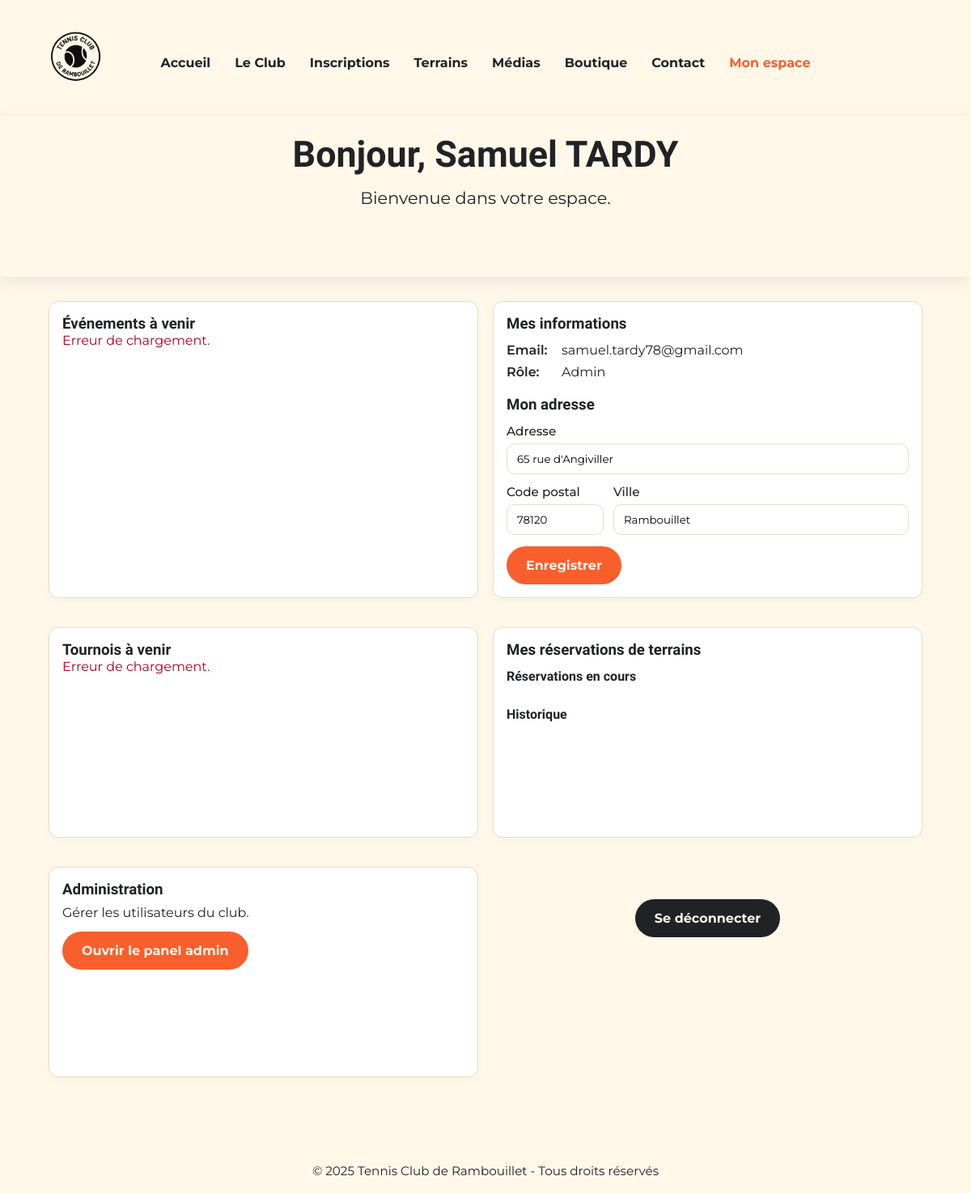
The page /php/dashboard.php (signed in) on the database its author committed.
### tables this page shows
CREATE TABLE `user_profiles` (
  `user_id` int(11) NOT NULL,
  `address_line` varchar(255) DEFAULT NULL,
  `zip` varchar(10) DEFAULT NULL,
  `city` varchar(128) DEFAULT NULL
);

### php/config.php (called while the page is built, shortened)
<?php
function current_user(){ start_session(); return $_SESSION['user'] ?? null; }
?>

### php/dashboard.php (the view, shortened to what this page needs)
<?php
require __DIR__.'/config.php';
$u = current_user();
try{
  $pdo = db();
  $pdo->exec("CREATE TABLE IF NOT EXISTS user_profiles (
    user_id INT PRIMARY KEY,
    address_line VARCHAR(255),
    zip VARCHAR(10),
    city VARCHAR(128),
    CONSTRAINT fk_user_profiles_user FOREIGN KEY (user_id) REFERENCES users(id) ON DELETE CASCADE
  ) ENGINE=InnoDB DEFAULT CHARSET=utf8mb4");
  $profile = ['address_line'=>'','zip'=>'','city'=>''];
  $st = $pdo->prepare('SELECT address_line, zip, city FROM user_profiles WHERE user_id=? LIMIT 1');
  $st->execute([intval($u['id'])]);
  $row = $st->fetch();
  if($row){ $profile = $row; }
}catch(Throwable $e){  }
?>
<!DOCTYPE html>
<html lang="fr"><head>
  <link rel="stylesheet" href="/tennis-club-rambouillet/css/style.css">
  <link rel="stylesheet" href="/tennis-club-rambouillet/css/dashboard.css">
  <link rel="stylesheet" href="/tennis-club-rambouillet/css/admin.css">
</head><body>
  <header><div class="container header-flex">
    <a href="/tennis-club-rambouillet/index.html"><img src="/tennis-club-rambouillet/img/logo.png" alt="Logo" class="logo"></a>
    <nav><ul>
      <li><a href="/tennis-club-rambouillet/index.html">Accueil</a></li>
      <li><a href="/tennis-club-rambouillet/le-club.html">Le Club</a></li>
      <li><a href="/tennis-club-rambouillet/inscriptions.html">Inscriptions</a></li>
      <li><a href="/tennis-club-rambouillet/terrains.php">Terrains</a></li>
      <li><a href="/tennis-club-rambouillet/php/medias.php">Médias</a></li>
      <li><a href="/tennis-club-rambouillet/boutique.html">Boutique</a></li>
      <li><a href="/tennis-club-rambouillet/contact.html">Contact</a></li>
      <li><a href="/tennis-club-rambouillet/php/dashboard.php" class="active">Mon espace</a></li>
    </ul></nav>
  </div></header>
  <section class="hero"><div class="container"><h1>Bonjour, <?php echo htmlspecialchars($u['full_name']); ?></h1><p>Bienvenue dans votre espace.</p></div></section>
  <main class="dash"><div class="container grid">
    <section class="card">
      <h3>Événements à venir</h3>
      <div id="events-container" style="max-height: 500px; overflow-y: auto;">
      </div>
    </section>
    <section class="card"><h3>Mes informations</h3>
      <div class="info-item"><span class="info-label">Email:</span><span><?php echo htmlspecialchars($u['email']); ?></span></div>
      <div class="info-item"><span class="info-label">Rôle:</span><span><?php echo htmlspecialchars($u['role']); ?></span></div>
      <div style="margin-top:20px">
        <h4 style="margin-bottom:12px">Mon adresse</h4>
        <form method="post" autocomplete="off">
          <div class="form-field" style="margin-bottom:12px">
            <label>Adresse</label>
            <input type="text" name="address_line" value="<?php echo htmlspecialchars($profile['address_line'] ?? ''); ?>" placeholder="N°, Rue" required>
          </div>
          <div style="display:grid;grid-template-columns:120px 1fr;gap:12px">
            <div class="form-field" style="min-width:0">
              <label>Code postal</label>
              <input type="text" name="zip" value="<?php echo htmlspecialchars($profile['zip'] ?? ''); ?>" placeholder="78120" required inputmode="numeric" maxlength="5" pattern="\d{5}" title="5 chiffres">
            </div>
            <div class="form-field" style="min-width:0">
              <label>Ville</label>
              <input type="text" name="city" value="<?php echo htmlspecialchars($profile['city'] ?? ''); ?>" placeholder="Rambouillet" required pattern="^[A-Za-zÀ-ÖØ-öø-ÿ' -]{2,128}$" title="Lettres, espaces, apostrophes et tirets">
            </div>
          </div>
          <div style="margin-top:14px"><button class="btn" type="submit">Enregistrer</button></div>
        </form>
      </div>
    </section>
    <section class="card">
      <h3>Tournois à venir</h3>
      <div id="tournaments-container" style="max-height: 500px; overflow-y: auto;">
      </div>
    </section>
    <section class="card">
      <h3>Mes réservations de terrains</h3>
      <div id="reservations-container">
        <div style="margin-top:12px">
          <h4 style="font-size:1rem;font-weight:600;margin-bottom:8px">Réservations en cours</h4>
        </div>
        <div style="margin-top:20px">
          <h4 style="font-size:1rem;font-weight:600;margin-bottom:8px">Historique</h4>
        </div>
      </div>
    </section>
    <?php if($u['role']==='Admin'): ?>
    <section class="card"><h3>Administration</h3>
      <p style="margin-top:8px">Gérer les utilisateurs du club.</p>
      <div style="margin-top:14px"><a class="btn" href="/tennis-club-rambouillet/php/admin.php">Ouvrir le panel admin</a></div>
    </section>
    <?php endif; ?>
    <div style="margin-top:40px;text-align:center;padding-bottom:30px">
      <a class="btn sec" href="/tennis-club-rambouillet/php/logout.php">Se déconnecter</a>
    </div>
  </div></main>
  <footer><div class="container"><p>&copy; 2025 Tennis Club de Rambouillet - Tous droits réservés</p></div></footer>
</body></html>

### css/style.css (style rules this page uses)
* { margin: 0; padding: 0; box-sizing: border-box; }
body { font-family: 'Montserrat', Arial, sans-serif; background: #FFF8E9; color: #202226; }
p { background: transparent; }
h1, h2, h3, h4, h5, h6 { font-family: 'Barlow Semi Condensed', Arial, sans-serif; font-weight: 600; }
h1 { font-size: 2.8rem; margin-bottom: 15px; }
.container { width: 90%; max-width: 1100px; margin: 0 auto; }
header { background: #FFF8E9; color: #202226; padding: 20px 0; }
.header-flex { display: flex; align-items: center; justify-content: flex-start; position: relative; }
.header-flex nav { position: absolute; left: 50%; transform: translateX(-50%); }
header .logo { height: 100px; width: auto; margin-right: 25px; transition: transform 0.2s; }
nav ul { list-style: none; display: flex; gap: 30px; margin-top: 10px; white-space: nowrap; }
nav a { color: #202226; text-decoration: none; font-weight: bold; font-family: 'Montserrat', Arial, sans-serif; transition: color .2s; }
nav a:hover, nav a.active { color: #F95E2D; }
nav a.active { text-decoration: none; }
.hero { background: #FFF8E9; color: #202226; text-align: center; padding: 20px 0 60px 0; box-shadow: 0 6px 20px rgba(0,0,0,0.07); }
.hero h1 { font-size: 2.8rem; margin-bottom: 15px; }
.hero p { font-size: 1.3rem; margin-bottom: 25px; }
footer { background: #FFF8E9; color: #202226; text-align: center; padding: 18px 0; margin-top: 40px; border-radius: 0 0 10px 10px; font-size: .95rem; }

### css/dashboard.css (style rules this page uses)
.dash { padding: 30px 0; }
.card { background: white; border: 1px solid #e7dcc9; border-radius: 16px; padding: 18px; box-shadow: 0 2px 8px rgba(0, 0, 0, 0.03); display: flex; flex-direction: column; }
.grid { display: grid; grid-template-columns: 1fr; gap: 18px; }
@media (min-width: 860px) { .grid { grid-template-columns: 1fr 1fr; } }
@media (min-width: 860px) { .card { min-height: 260px; } }
.btn { display: inline-block; background: #F95E2D; color: #FFF8E9; font-family: 'Montserrat', Arial, sans-serif; font-size: 1rem; font-weight: bold; padding: 10px 18px; border-radius: 30px; border: 2px solid transparent; text-decoration: none; cursor: pointer; transition: 0.2s; }
.info-item { display: flex; gap: 8px; margin-top: 8px; align-items: baseline; }
.info-item:first-of-type { margin-top: 12px; }
.info-label { font-weight: 600; min-width: 60px; }
.card h3, .card h4 { font-size: 1.17rem; font-weight: 600; }
.form-field { display: flex; flex-direction: column; gap: 6px; }
.form-field label { font-weight: 500; font-size: 0.95rem; }
.form-field input { padding: 10px 12px; border: 1px solid #e7dcc9; border-radius: 10px; font-family: 'Montserrat', Arial, sans-serif; }

### css/admin.css (style rules this page uses)
.card { background: white; border: 1px solid #e7dcc9; border-radius: 12px; padding: 16px; box-shadow: 0 2px 8px rgba(0,0,0,.03); margin-bottom: 18px; }
.form-field { display: flex; flex-direction: column; flex: 1; min-width: 240px; }
.form-field input, .form-field select, .form-field textarea { width: 100%; padding: 10px 12px; border: 1px solid #e7dcc9; border-radius: 10px; font-family: 'Montserrat', Arial, sans-serif; }
.btn { display: inline-block; background: #F95E2D; color: #FFF8E9; font-weight: bold; font-family: 'Montserrat', Arial, sans-serif; font-size: 1rem; padding: 12px 22px; border-radius: 30px; border: 2px solid transparent; text-decoration: none; cursor: pointer; transition: .2s; }
.btn.sec { background: #202226; color: #FFF8E9; }

### rows shown on the page
user_profiles: address_line "65 rue d'Angiviller", zip "78120", city "Rambouillet"

### other values the page prints
$u['full_name'] "Samuel TARDY"
$u['email'] "samuel.tardy78@gmail.com"
$u['role'] "Admin"
